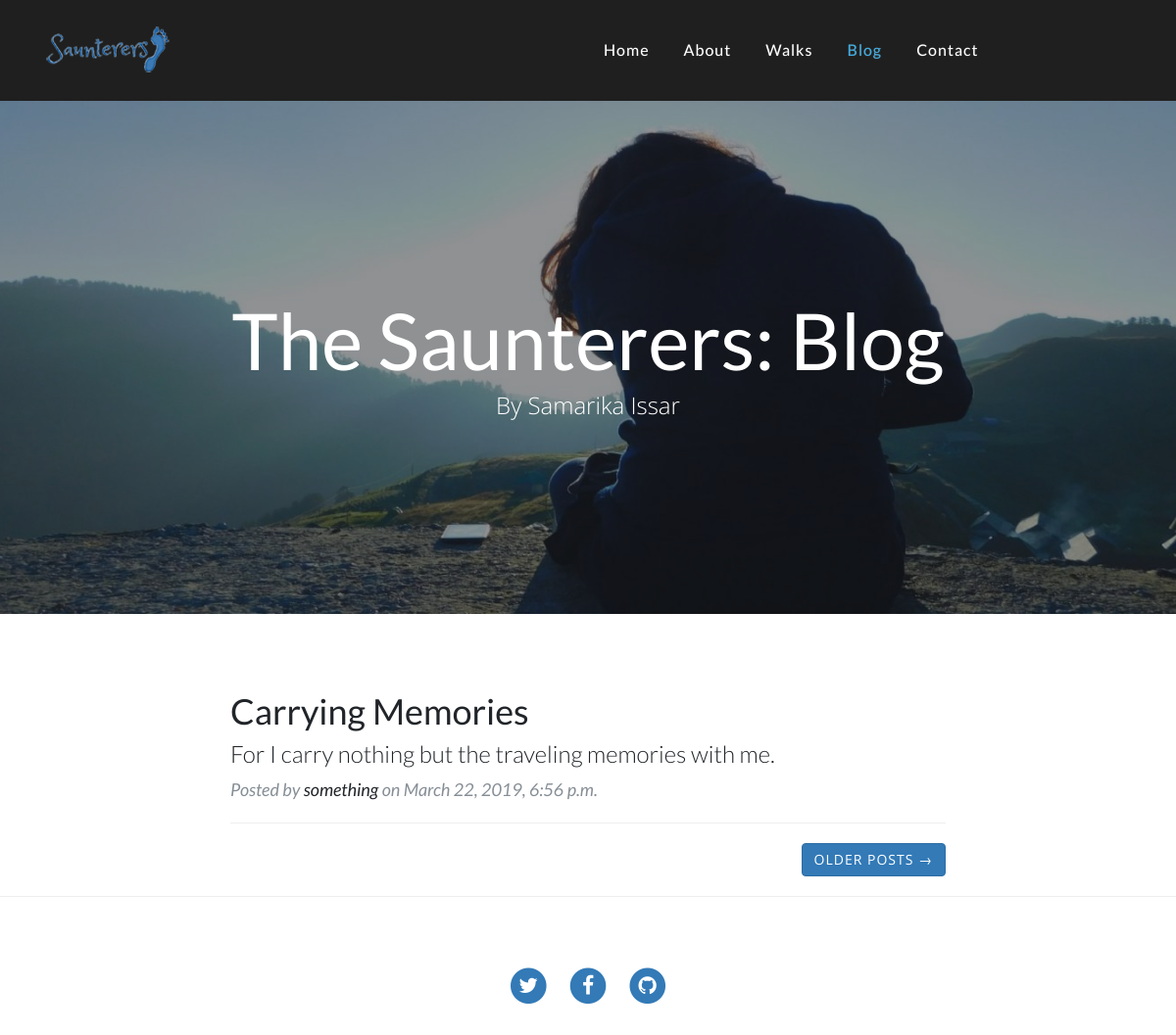
Screenshot of /blog/ with the database file from the repository.
### blog/models.py (models this page shows, shortened)
class Post(models.Model):
    title = models.CharField(max_length = 150)
    subtitle = models.CharField(max_length = 150)
    body = models.TextField()
    date = models.DateTimeField()
    img_1 = models.FileField()
    img_2 = models.FileField()
    img_caption = models.TextField(default = "Image Caption")
    footer = models.TextField(default = "Summarize/Conclude")

### blog/views.py (the view)
# urls.py: url(r'^blog/', include('blog.urls')),
def blog(request):
    posts = Post.objects.all()
    return render(request, 'blog/blog.html', {'posts': posts})

### blog/templates/blog/blog.html (shortened to what this page needs)
<html lang="en">
{% load staticfiles %}
    <head>
    <link href= "{% static "blog/vendor/bootstrap/css/bootstrap.min.css" %}" rel="stylesheet">
    <link href="{% static "blog/vendor/font-awesome/css/font-awesome.min.css" %}" rel="stylesheet" type="text/css">
    <link href="{% static "blog/css/clean-blog.min.css" %}" rel="stylesheet">
<link href="{% static "saunterer/css/bootstrap.css"%}" rel="stylesheet" type="text/css" media="all">
<link href="{% static "saunterer/css/style.css" %}" rel="stylesheet" type="text/css" media="all"/>
  </head>
  <body>
   <div class="header">
   <div class="container">
     <div class="header-main">
	   <div class="logo wow bounceInLeft" data-wow-delay="0.3s">
	    <a href= "{% url "saunterer:index" %}"><img src="{% static "saunterer/images/log.png" %}"  alt=""></a>
	   </div>
	   <div class="top-navg">
			    <nav class="cl-effect-13">
				<ul class="res">
					<li><a href="{% url "saunterer:index" %}">Home</a></li>
					<li><a href="{% url "saunterer:about" %}">About</a></li>
					<li><a href="{% url "saunterer:offer" %}">Walks</a></li>
					<li><a class="active" href="{% url "blog:blog" %}">Blog</a></li>
					<li><a href="{% url "saunterer:contact" %}">Contact</a></li>
				</ul>
			 </nav>
	   </div>
	    <div class="clearfix"> </div>
      </div>
    </div>
  </div>
    <header class="masthead" style="background-image: url('/static/blog/img/home-bg.jpg')">
      <div class="overlay"></div>
      <div class="container">
        <div class="row">
          <div class="col-lg-8 col-md-10 mx-auto">
            <div class="site-heading">
              <h1>The Saunterers: Blog</h1>
              <span class="subheading">By Samarika Issar</span>
            </div>
          </div>
        </div>
      </div>
    </header>
  {% for p in posts %}
    <div class="container">
      <div class="row">
        <div class="col-lg-8 col-md-10 mx-auto">
          <div class="post-preview">
            <a href="{% url "blog:post" p.id%}">
              <h2 class="post-title">
                {{ p.title }}
              </h2>
              <h3 class="post-subtitle">
                {{ p.subtitle }}
              </h3>
            </a>
            <p class="post-meta">Posted by
              <a href="#">something</a>
              on {{ p.date }}</p>
          </div>
         <hr>
         {% endfor %}
           <div class="clearfix">
            <a class="btn btn-primary float-right" href="#">Older Posts &rarr;</a>
          </div>
        </div>
      </div>
    </div>
    <hr>
    <footer>
      <div class="container">
        <div class="row">
          <div class="col-lg-8 col-md-10 mx-auto">
            <ul class="list-inline text-center">
              <li class="list-inline-item">
                <a href="#">
                  <span class="fa-stack fa-lg">
                    <i class="fa fa-circle fa-stack-2x"></i>
                    <i class="fa fa-twitter fa-stack-1x fa-inverse"></i>
                  </span>
                </a>
              </li>
              <li class="list-inline-item">
                <a href="#">
                  <span class="fa-stack fa-lg">
                    <i class="fa fa-circle fa-stack-2x"></i>
                    <i class="fa fa-facebook fa-stack-1x fa-inverse"></i>
                  </span>
                </a>
              </li>
              <li class="list-inline-item">
                <a href="#">
                  <span class="fa-stack fa-lg">
                    <i class="fa fa-circle fa-stack-2x"></i>
                    <i class="fa fa-github fa-stack-1x fa-inverse"></i>
                  </span>
                </a>
              </li>
            </ul>
          </div>
        </div>
      </div>
    </footer>
  </body>
</html>

### saunterer/static/saunterer/css/style.css (style rules this page uses)
h4, h5, h6, h1, h2, h3 { margin: 0; }
ul, ol { margin: 0; }
p { margin: 0; }
html, body { font-family: 'Lato', sans-serif; font-size: 100%; background:#fff; }
a { text-decoration: none; }
.logo { float: left; width: 50%; }
.top-navg { float: right; width: 50%; }
.top-navg ul.res { padding: 0em; list-style: none; }
.top-navg ul.res li { display: inline-block; }
.header { padding: 1.5em 0em; background:rgba(0, 0, 0, 0.88); }
.top-navg ul.res li a { font-size: 1em; color: #fff; padding: 1em 1em; display: block; }
.top-navg ul.res li a:hover,ul.res li a.active { color:#3cafe6; transition: 0.5s all; -webkit-transition: 0.5s all; -moz-transition: 0.5s all; -o-transition: 0.5s all; }
.top-navg nav a { position: relative; display: inline-block; outline: none; color: #fff; text-decoration: none; letter-spacing: 1px; font-weight: 400; text-shadow: 0 0 1px rgba(255,255,255,0.3); font-size: 1.35em; }
.top-navg .cl-effect-13 a { -webkit-transition: color 0.3s; -moz-transition: color 0.3s; transition: color 0.3s; }
.cl-effect-13 a::before { position: absolute; top: 25%; left: 50%; color: transparent; content: '.'; text-shadow: 0 0 transparent; font-size:2em; -webkit-transition: text-shadow 0.3s, color 0.3s; -moz-transition: text-shadow 0.3s, color 0.3s; transition: text-shadow 0.3s, color 0.3s; -webkit-transform: translateX(-50%); -moz-transform: translateX(-50%); transform: translateX(-50%); pointer-events: none; }

### rows the page displays
Post: title "Carrying Memories", subtitle "For I carry nothing but the traveling memories with me.", date "March 22, 2019, 6:56 p.m."
